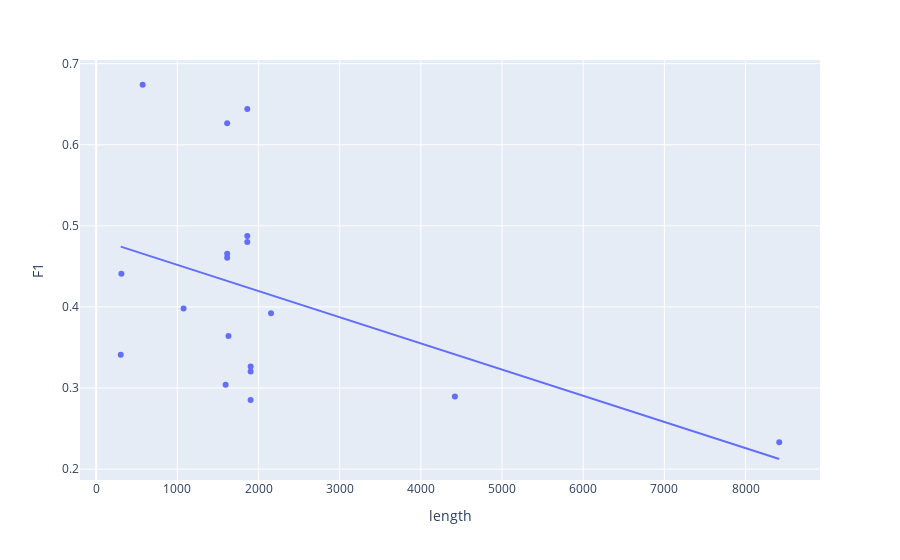

The notebook cell saved with this chart:
### Code cell
ground_truth_lcRNA = read_fasta('data/lncRNAs.fasta').set_index('reference').rename(columns={'structure': 'structure_true'})

rnastructure_pred_lncRNA = read_fasta('data/RNAstructure_lnc.fasta').set_index('reference').rename(columns={'structure': 'structure_pred'})

df_comparison_lncRNA = ground_truth_lcRNA.reset_index().merge(rnastructure_pred_lncRNA.reset_index())
df_comparison_lncRNA['F1'] = df_comparison_lncRNA.apply(lambda x: compute_f1(dotbracket2Matrix(x['structure_true']), dotbracket2Matrix(x['structure_pred'])), axis=1)
df_comparison_lncRNA['length'] = df_comparison_lncRNA['sequence'].apply(len)

import plotly.express as px
fig = px.scatter(df_comparison_lncRNA.reset_index(), x='length', y='F1', trendline='ols', hover_data=['reference'])
fig.show()

print(df_comparison_lncRNA[df_comparison_lncRNA['length'] > 500]['F1'].mean())
print(df_comparison_lncRNA[df_comparison_lncRNA['length'] < 500]['F1'].mean())
print(df_comparison_lncRNA['F1'].mean())
print(df_comparison_lncRNA['F1'].std())

### Figure 1 — Plotly figure (JSON) as saved in the notebook; plotly's stock layout.template omitted (floating-point values rounded to 4 significant figures)
{"data": [{"customdata": [["lincRNAp21_IRAlu_Sense"], ["lincRNAp21_IRAlu_Antisense"], ["MEG3"], ["ROX2"], ["NORAD1_23C"], ["NORAD1_37C"], ["NORAD1_55C"], ["NORAD2_23C"], ["NORAD2_37C"], ["NORAD2_55C"], ["NORAD3_23C"], ["NORAD3_37C"], ["NORAD3_55C"], ["HOTAIR"], ["RepA"], ["PAN"], ["MALAT1"], ["CYRANO"]], "hovertemplate": "length=%{x}<br>F1=%{y}<br>reference=%{customdata[0]}<extra></extra>", "legendgroup": "", "marker": {"color": "#636efa", "symbol": "circle"}, "mode": "markers", "name": "", "orientation": "v", "showlegend": false, "type": "scatter", "x": [311, 303, 1595, 573, 1903, 1903, 1903, 1862, 1862, 1862, 1614, 1614, 1614, 2154, 1630, 1077, 8415, 4419], "xaxis": "x", "y": [0.4409, 0.3409, 0.3041, 0.674, 0.3203, 0.3264, 0.2852, 0.4874, 0.6442, 0.48, 0.4656, 0.6266, 0.4607, 0.3921, 0.364, 0.3979, 0.2332, 0.2894], "yaxis": "y"}, {"hovertemplate": "<b>OLS trendline</b><br>F1 = -3.22907e-05 * length + 0.484178<br>R<sup>2</sup>=0.208284<br><br>length=%{x}<br>F1=%{y} <b>(trend)</b><extra></extra>", "legendgroup": "", "marker": {"color": "#636efa", "symbol": "circle"}, "mode": "lines", "name": "", "showlegend": false, "type": "scatter", "x": [303, 311, 573, 1077, 1595, 1614, 1614, 1614, 1630, 1862, 1862, 1862, 1903, 1903, 1903, 2154, 4419, 8415], "xaxis": "x", "y": [0.4744, 0.4741, 0.4657, 0.4494, 0.4327, 0.4321, 0.4321, 0.4321, 0.4315, 0.4241, 0.4241, 0.4241, 0.4227, 0.4227, 0.4227, 0.4146, 0.3415, 0.2125], "yaxis": "y"}], "layout": {"legend": {"tracegroupgap": 0}, "margin": {"t": 60}, "xaxis": {"anchor": "y", "domain": [0, 1], "title": {"text": "length"}}, "yaxis": {"anchor": "x", "domain": [0, 1], "title": {"text": "F1"}}}}
